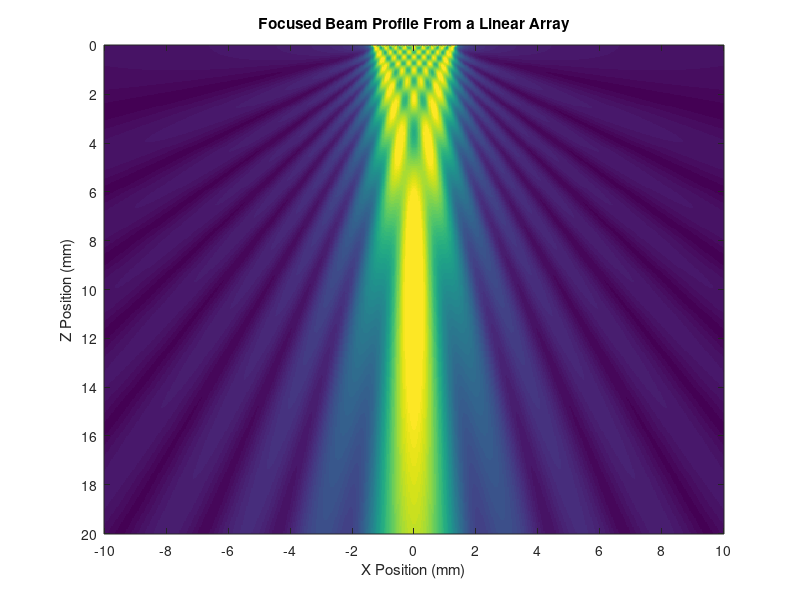

The MATLAB script that drew this image:
clear; %clear all variables from memory
close all; %close all windows
clc; %clear command window

%------------------------------------------------------------------
%SETUP TRANSDUCER
%------------------------------------------------------------------
%Ultrasonic wave parameters
velocity = 1500;
frequency = 5e6;
wavelength = velocity/frequency;
k = 2*pi/wavelength;
w=2*pi*frequency;

%Transducer array parameters
transducer_elements = 20;
element_width = 0.09e-3;
spacing = 0.05e-3;
transducer_pitch = element_width + spacing;
transducer_width = transducer_pitch * (transducer_elements-1);
a = element_width;
sources_per_wavelength = transducer_elements / (transducer_width/wavelength);

%Setup Transducer Sources
source_x_positions = linspace((-transducer_width/2),(transducer_width/2),transducer_elements);
   
%------------------------------------------------------------------
%SETUP GRID
%------------------------------------------------------------------
grid_size = 20e-3;
grid_pts = 500;
x = transpose([-grid_size/2:grid_size/grid_pts:grid_size/2]);
z = [0:grid_size/grid_pts:grid_size];

%------------------------------------------------------------------
%SETUP MESHGRID
%------------------------------------------------------------------
[mx,mz,ms] = meshgrid(x,z,source_x_positions);

%------------------------------------------------------------------
%CREATE MATRICES AND VARIABLES
%-----------------------------------------------------------------
p = zeros([length(x)]); %prepare output matrix
A = 1; %complex number representing the size and phase of the source
t=0;

tic
%------------------------------------------------------------------
%CALCULATE THE FIELD
%------------------------------------------------------------------
%Calculate r (distance from point source)
r = sqrt((mx-ms).^2 + mz.^2);

%Calculate p for all x and z
p = A .* r.^(-0.5) .* exp(1i.*(k.*r-w.*t));         

%Calculate Phi
angle = acos(mz./r);

%Calculate the Directivity Function
Df = sin(0.5*k*a*sin(angle))./(0.5*k*a*sin(angle));

%Calculate Field P
P_xz = Df .* p;

%------------------------------------------------------------------
%PLOT FIELD
%------------------------------------------------------------------
p_xz = sum(P_xz,3);
p_xz = abs(p_xz);

%Create Figure
figure(1)
imagesc(p_xz)
hold on
title('Focused Beam Profile From a Linear Array')
xticklabels = -10:2:10;
xticks = linspace(1, size(p_xz, 2), numel(xticklabels));
yticklabels = 0:2:20;
yticks = linspace(1, size(p_xz, 2), numel(yticklabels));
set(gca, 'XTick', xticks, 'XTickLabel', xticklabels)
set(gca, 'YTick', yticks, 'YTickLabel', yticklabels)
xlabel('X Position (mm)'); 
ylabel('Z Position (mm)');
caxis([0 150])